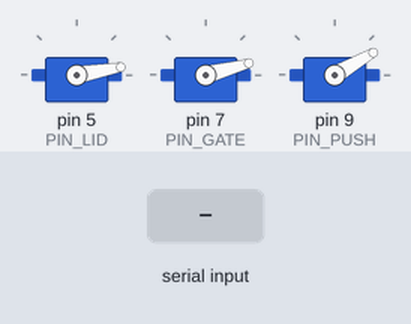
Recording of a sketch running on a simulated Arduino Uno, built with avr-gcc and run on an emulated ATmega328P. Parts: 3 × servo. Inputs (shaded band) come from the test bench. What the sketch prints to the serial monitor is not drawn.

Above: at 2.1 s.
2.2 s: "can\n" received over the second serial link
At 3.9 s:
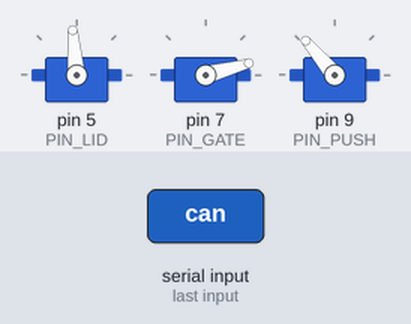
5.2 s: "1\n" received over the second serial link
At 6.4 s:
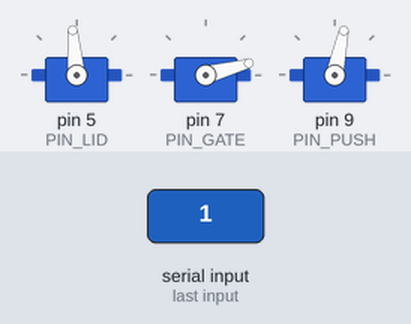
8.2 s: "plastic\n" received over the second serial link
At 10.7 s:
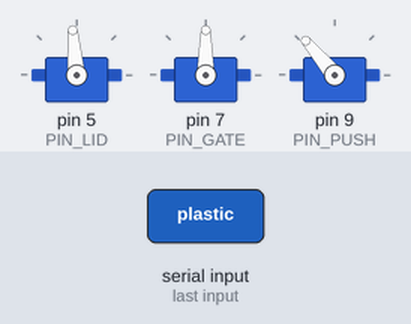
11.2 s: "normal\n" received over the second serial link
At 14.1 s:
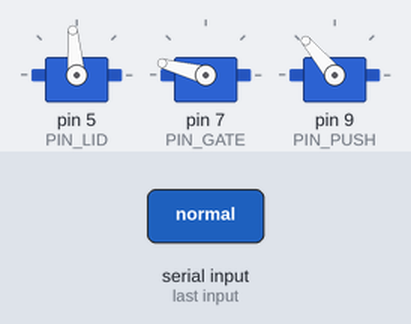
14.2 s: "can\n" received over the second serial link
At 16.65 s:
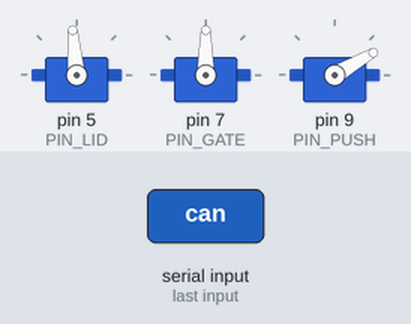
17.2 s: "2\n" received over the second serial link
At 20.27 s:
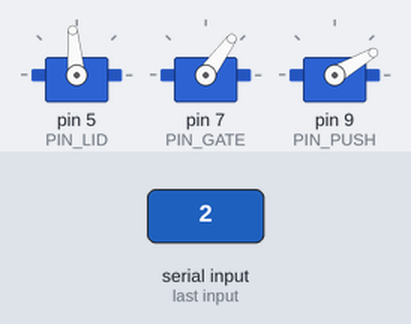
Timing chart, 0 to 21.2 s (numbered marks = the images above; inputs shaded):
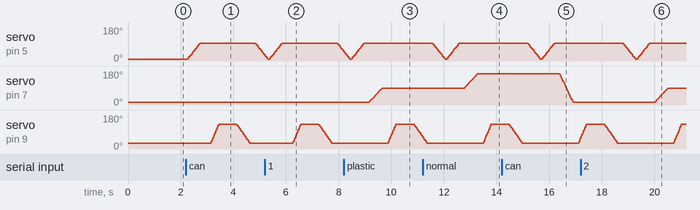

The sketch:

trashbin.ino
```cpp
/* ═══════════════════════════════════════════════════════════════════════════
 *  스마트 휴지통  (서보모터 3개 · 캔 / 플라스틱 / 일반 분리)
 *  ─────────────────────────────────────────────────────────────────────────
 *  누비다플랫폼 / 아두이노 나노 CH340
 *
 *  ┌────────────────────────────────────────────────────────────────────┐
 *  │  서보 3개 역할                                                     │
 *  │                                                                    │
 *  │    5번 서보  →  뚜껑 (열고 닫기)                                   │
 *  │    7번 서보  →  분리대 (좌우로 돌려 길을 바꿈)                     │
 *  │    9번 서보  →  밀대 (쓰레기를 밀어 넣기)                          │
 *  └────────────────────────────────────────────────────────────────────┘
 *
 *  ┌────────────────────────────────────────────────────────────────────┐
 *  │  명령어 (블루투스로 보내면 동작)                                   │
 *  │                                                                    │
 *  │    캔      →  뚜껑 열고 → 분리대 캔쪽 → 밀대 → 뚜껑 닫기          │
 *  │    플라스틱→  뚜껑 열고 → 분리대 플라스틱쪽 → 밀대 → 뚜껑 닫기    │
 *  │    일반     →  뚜껑 열고 → 분리대 일반쪽 → 밀대 → 뚜껑 닫기        │
 *  │    열기     →  뚜껑만 열기                                        │
 *  │    닫기     →  뚜껑만 닫기                                        │
 *  │    홈       →  모든 서보 처음 위치로                                │
 *  └────────────────────────────────────────────────────────────────────┘
 *
 *  ─────────────────────────────────────────────────────────────────────────
 *  ★ 배선
 *
 *      서보 5번 (뚜껑)      신호선(주황) → 5번
 *      서보 7번 (분리대)    신호선(주황) → 7번
 *      서보 9번 (밀대)      신호선(주황) → 9번
 *      서보 전원(빨강)      →  5V (서보 3개면 외부 5V 권장)
 *      서보 접지(갈색)      →  GND
 *
 *      ⚠️ 서보 3개를 한꺼번에 움직이면 전류가 많이 필요합니다.
 *         힘이 약하거나 떨리면 서보 전원을 따로 넣어 주세요.
 *      ⚠️ 2번·3번 핀은 블루투스 전용입니다.
 * ─────────────────────────────────────────────────────────────────────────
 *
 *  ★ 각도는 아래 "설정" 부분만 바꾸면 됩니다.
 *    서보를 처음 붙였을 때 각도가 안 맞으면, 그 숫자만 고쳐 주세요.
 * ═══════════════════════════════════════════════════════════════════════════ */

#include <SoftwareSerial.h>
#include <Servo.h>

/* ═══════════════════════════════════════════════════════════════════════════
 *  설정 ─ 여기 숫자만 바꾸시면 됩니다
 * ═══════════════════════════════════════════════════════════════════════════ */

/* ── 서보가 꽂힌 핀 ── */
#define PIN_LID     5      // 뚜껑 서보
#define PIN_GATE    7      // 분리대 서보
#define PIN_PUSH    9      // 밀대 서보

/* ── ① 뚜껑 각도 ── */
#define LID_CLOSE   10     // 닫힌 상태
#define LID_OPEN    95     // 열린 상태

/* ── ② 분리대 각도 (길을 바꾸는 부분) ── */
#define GATE_CAN    15     // 캔 통로
#define GATE_PLASTIC 90    // 플라스틱 통로
#define GATE_NORMAL 165    // 일반쓰레기 통로

/* ── ③ 밀대 각도 (쓰레기를 밀어 넣는 부분) ── */
#define PUSH_HOME   30     // 원래 위치 (대기)
#define PUSH_GO     130    // 밀어 넣기

/* ── 움직이는 속도 (숫자가 클수록 천천히) ── */
#define MS_FAST     300
#define MS_NORMAL   500
#define MS_SLOW     700

/* ── 동작 사이 쉬는 시간 (밀대가 밀고 돌아올 시간) ── */
#define WAIT_PUSH   700

/* ═══════════════════════════════════════════════════════════════════════════
 *  블루투스 (BLE)  RX=2 / TX=3
 * ═══════════════════════════════════════════════════════════════════════════ */
SoftwareSerial BTSerial(2, 3);

/* ═══════════════════════════════════════════════════════════════════════════
 *  서보 3개 기억장치
 *    ※ 함수 밖에 있어야 합니다 (안에 만들면 각도가 풀립니다)
 * ═══════════════════════════════════════════════════════════════════════════ */
Servo srv[3];
int   srvPin[3] = { PIN_LID,   PIN_GATE,    PIN_PUSH };
int   srvCur[3] = { LID_CLOSE, GATE_CAN,    PUSH_HOME };

/* ═══════════════════════════════════════════════════════════════════════════
 *  서보를 부드럽게 움직이는 함수
 *    pin : 서보 핀   deg : 목표 각도(0~180)   ms : 걸리는 시간
 *
 *  서보는 "천천히 가"라는 명령이 없어서, 3도씩 나눠서 조금씩 보냅니다.
 * ═══════════════════════════════════════════════════════════════════════════ */
void servoTo(int pin, int deg, int ms) {

  if (deg < 0)   deg = 0;
  if (deg > 180) deg = 180;

  int i = -1;
  for (int k = 0; k < 3; k++) if (srvPin[k] == pin) { i = k; break; }
  if (i < 0) return;

  int from = srvCur[i];
  if (from == deg) return;

  int total = abs(deg - from);
  int steps = total / 3; if (steps < 1) steps = 1;
  int tick  = ms / steps; if (tick < 5) tick = 5;

  int dir = (deg > from) ? 3 : -3;
  int cur = from;

  for (int s = 1; s <= steps; s++) {
    cur += dir;
    if (dir > 0 && cur > deg) cur = deg;
    if (dir < 0 && cur < deg) cur = deg;
    srv[i].write(cur);
    delay(tick);
  }

  if (cur != deg) srv[i].write(deg);
  srvCur[i] = deg;
}

/* ═══════════════════════════════════════════════════════════════════════════
 *  기본 동작
 * ═══════════════════════════════════════════════════════════════════════════ */

/* ── 뚜껑 열기 ── */
void lidOpen() {
  servoTo(PIN_LID, LID_OPEN, MS_NORMAL);
}

/* ── 뚜껑 닫기 ── */
void lidClose() {
  servoTo(PIN_LID, LID_CLOSE, MS_NORMAL);
}

/* ── 분리대를 원하는 통로로 ── */
void gateTo(int angle) {
  servoTo(PIN_GATE, angle, MS_NORMAL);
}

/* ── 밀대로 밀어 넣기 (밀고 → 잠깐 → 돌아오기) ── */
void pushOnce() {
  servoTo(PIN_PUSH, PUSH_GO,   MS_FAST);    // 밀기
  delay(WAIT_PUSH);                          // 밀린 쓰레기가 떨어질 시간
  servoTo(PIN_PUSH, PUSH_HOME, MS_NORMAL);  // 원위치
}

/* ── 모든 서보 처음 위치로 ── */
void goHome() {
  servoTo(PIN_PUSH, PUSH_HOME, MS_NORMAL);
  servoTo(PIN_GATE, GATE_CAN,  MS_NORMAL);
  servoTo(PIN_LID,  LID_CLOSE, MS_NORMAL);
}

/* ── 쓰레기 하나 분리하기 ──
 *    gateAngle : 분리대가 갈 통로 각도
 */
void sortTrash(int gateAngle) {

  /* 1. 뚜껑 열기 */
  lidOpen();
  delay(200);

  /* 2. 분리대를 그 통로로 돌리기 */
  gateTo(gateAngle);
  delay(200);

  /* 3. 밀대로 밀어 넣기 */
  pushOnce();

  /* 4. 뚜껑 닫기 */
  delay(200);
  lidClose();
}

/* ═══════════════════════════════════════════════════════════════════════════
 *  명령 처리
 * ═══════════════════════════════════════════════════════════════════════════ */
bool runCommand(String cmd) {

  /* ── 캔 ── */
  if (cmd.equals("캔") || cmd.equals("can") || cmd.equals("1")) {
    Serial.println(F("[동작] 캔 분리"));
    sortTrash(GATE_CAN);
    return true;
  }

  /* ── 플라스틱 ── */
  else if (cmd.equals("플라스틱") || cmd.equals("plastic") || cmd.equals("2")) {
    Serial.println(F("[동작] 플라스틱 분리"));
    sortTrash(GATE_PLASTIC);
    return true;
  }

  /* ── 일반 ── */
  else if (cmd.equals("일반") || cmd.equals("일반쓰레기") ||
           cmd.equals("normal") || cmd.equals("3")) {
    Serial.println(F("[동작] 일반쓰레기 분리"));
    sortTrash(GATE_NORMAL);
    return true;
  }

  /* ── 뚜껑만 열기 ── */
  else if (cmd.equals("열기") || cmd.equals("open")) {
    Serial.println(F("[동작] 뚜껑 열기"));
    lidOpen();
    return true;
  }

  /* ── 뚜껑만 닫기 ── */
  else if (cmd.equals("닫기") || cmd.equals("close")) {
    Serial.println(F("[동작] 뚜껑 닫기"));
    lidClose();
    return true;
  }

  /* ── 홈 (처음 위치) ── */
  else if (cmd.equals("홈") || cmd.equals("home") || cmd.equals("reset")) {
    Serial.println(F("[동작] 처음 위치"));
    goHome();
    return true;
  }

  return false;    // 모르는 명령
}

/* ═══════════════════════════════════════════════════════════════════════════
 *  블루투스 수신
 * ═══════════════════════════════════════════════════════════════════════════ */
char          rxBuf[192];
int           rxLen    = 0;
unsigned long lastRxAt = 0;

#define FRAME_GAP_MS 60     // 마지막 글자 후 이만큼 지나면 한 줄 끝으로 봄

void drainBle() {
  while (BTSerial.available()) {
    char c = (char)BTSerial.read();
    if (rxLen < (int)sizeof(rxBuf) - 1) rxBuf[rxLen++] = c;
    lastRxAt = millis();
  }
}

void handleFrame() {
  if (rxLen == 0) return;
  rxBuf[rxLen] = '\0';
  String block(rxBuf);
  rxLen = 0;

  int start = 0;
  for (int i = 0; i <= (int)block.length(); i++) {
    bool cut = (i == (int)block.length()) ||
               block.charAt(i) == '\n' || block.charAt(i) == '\r';
    if (!cut) continue;
    if (i > start) {
      String one = block.substring(start, i);
      one.trim();
      if (one.length() > 0) {
        Serial.print(F("[명령] "));
        Serial.println(one);
        if (!runCommand(one)) {
          Serial.print(F("[무시] "));
          Serial.println(one);
        }
      }
    }
    start = i + 1;
  }
}

/* ═══════════════════════════════════════════════════════════════════════════
 *  setup ─ 전원 켤 때 1번
 * ═══════════════════════════════════════════════════════════════════════════ */
void setup() {
  Serial.begin(9600);
  BTSerial.begin(9600);

  /* 서보 3개 준비 */
  for (int i = 0; i < 3; i++) {
    srv[i].attach(srvPin[i]);
    srv[i].write(srvCur[i]);
  }
  delay(300);

  /* 처음 위치로 */
  servoTo(PIN_LID,  LID_CLOSE, MS_FAST);
  servoTo(PIN_GATE, GATE_CAN,  MS_FAST);
  servoTo(PIN_PUSH, PUSH_HOME, MS_FAST);
  delay(300);

  Serial.println(F(""));
  Serial.println(F("=========================================="));
  Serial.println(F("  스마트 휴지통"));
  Serial.println(F("------------------------------------------"));
  Serial.print(F("  뚜껑   →  ")); Serial.print(PIN_LID);
  Serial.print(F("번   (닫힘 ")); Serial.print(LID_CLOSE);
  Serial.print(F(" / 열림 "));   Serial.print(LID_OPEN);
  Serial.println(F(")"));
  Serial.print(F("  분리대 →  ")); Serial.print(PIN_GATE);
  Serial.print(F("번   (캔 "));  Serial.print(GATE_CAN);
  Serial.print(F(" / 플라스틱 ")); Serial.print(GATE_PLASTIC);
  Serial.print(F(" / 일반 "));   Serial.print(GATE_NORMAL);
  Serial.println(F(")"));
  Serial.print(F("  밀대   →  ")); Serial.print(PIN_PUSH);
  Serial.print(F("번   (대기 ")); Serial.print(PUSH_HOME);
  Serial.print(F(" / 밀기 "));    Serial.print(PUSH_GO);
  Serial.println(F(")"));
  Serial.println(F("------------------------------------------"));
  Serial.println(F("  캔 / 플라스틱 / 일반"));
  Serial.println(F("  열기 / 닫기 / 홈"));
  Serial.println(F("=========================================="));
  Serial.println(F(""));
}

/* ═══════════════════════════════════════════════════════════════════════════
 *  loop ─ 계속 반복
 * ═══════════════════════════════════════════════════════════════════════════ */
void loop() {
  drainBle();
  if (rxLen > 0 && (millis() - lastRxAt) > FRAME_GAP_MS) {
    handleFrame();
  }
}
```

Measured:
- after the input at 2.2 s, servo on pin 5 (PIN_LID): rises from 10° to 95° in 0.48 s, then falls to 32° in 2.4 s; servo on pin 9 (PIN_PUSH): rises from 30° to 130° in 0.30 s, then falls to 30° in 1.2 s
- after the input at 5.2 s, servo on pin 9 (PIN_PUSH): rises from 30° to 130° in 0.30 s, then falls to 30° in 1.2 s
- after the input at 8.2 s, servo on pin 7 (PIN_GATE): moves from 15° to 90° over 0.48 s, starting after 0.97 s; servo on pin 9 (PIN_PUSH): rises from 30° to 130° in 0.30 s, then falls to 67° in 1.0 s
- after the input at 11.2 s, servo on pin 7 (PIN_GATE): moves from 90° to 165° over 0.48 s, starting after 1.6 s
- after the input at 14.2 s, servo on pin 7 (PIN_GATE): moves from 165° to 15° over 0.50 s, starting after 2.2 s
- after the input at 17.2 s, servo on pin 7 (PIN_GATE): moves from 15° to 90° over 0.48 s, starting after 2.8 s
